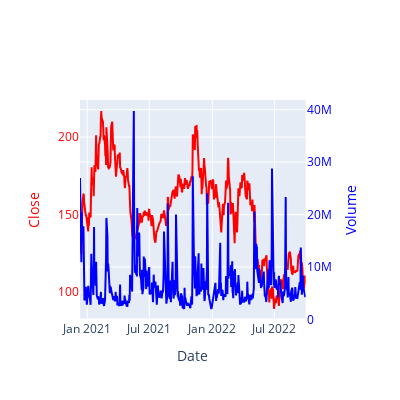

The notebook cell this image was saved under:
### Code cell
#plotly 로 2중축 차트

from plotly.subplots import make_subplots
fig = make_subplots(specs=[[{"secondary_y":True}]]) #2dimension list로 spec지정 

sub_fig_1 = px.line(df_abnb, x='Date', y='Close')
sub_fig_1.update_traces(line_color='red')
sub_fig_2 = px.line(df_abnb, x='Date', y='Volume')
sub_fig_2.update_traces(line_color='blue')

sub_fig_2.update_traces(yaxis='y2')
fig.add_traces(sub_fig_1.data + sub_fig_2.data)

#레이블 설정
fig.layout.xaxis.title = 'Date'
fig.layout.yaxis.title = 'Close'
fig.layout.yaxis.color = 'red'
fig.layout.yaxis2.title = 'Volume'
fig.layout.yaxis2.color = 'blue'

fig.update_layout(width=400, height=400)

### Figure 1 — Plotly figure (JSON) as saved in the notebook; plotly's stock layout.template omitted (floating-point values rounded to 4 significant figures; data arrays with more than 128 entries replaced by an {"elided": "..."} marker saying what was removed)
{"data": [{"hovertemplate": "Date=%{x}<br>Close=%{y}<extra></extra>", "legendgroup": "", "line": {"color": "red", "dash": "solid"}, "marker": {"symbol": "circle"}, "mode": "lines", "name": "", "orientation": "v", "showlegend": false, "type": "scatter", "x": {"elided": "454 str values"}, "xaxis": "x", "y": {"elided": "454 float values"}, "yaxis": "y"}, {"hovertemplate": "Date=%{x}<br>Volume=%{y}<extra></extra>", "legendgroup": "", "line": {"color": "blue", "dash": "solid"}, "marker": {"symbol": "circle"}, "mode": "lines", "name": "", "orientation": "v", "showlegend": false, "type": "scatter", "x": {"elided": "454 str values"}, "xaxis": "x", "y": {"elided": "454 int values"}, "yaxis": "y2"}], "layout": {"height": 400, "width": 400, "xaxis": {"anchor": "y", "domain": [0, 0.94], "title": {"text": "Date"}}, "yaxis": {"anchor": "x", "color": "red", "domain": [0, 1], "title": {"text": "Close"}}, "yaxis2": {"anchor": "x", "color": "blue", "overlaying": "y", "side": "right", "title": {"text": "Volume"}}}}
